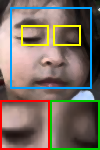
%> input picture report/drowsy2.png, 100 x 150 px
$ octave --eval "result = fourier_highpass(imread('../report/drowsy2.png'));"   (GNU Octave 9; MATLAB toolbox functions it lacks are replaced by stand-ins)
%> lines starting %> are read from the running program, lines starting %| are printed output that depends on the picture

function out = fourier_highpass(img, cutoff)
% FOURIER_HIGHPASS  Extract high-frequency details using FFT.
%   img    : Input grayscale or RGB image.
%   cutoff : High-pass cutoff radius (default 30).
%   out    : High-frequency output image.
%
%   Low frequencies are removed while high frequencies
%   are preserved to highlight edges and fine details.

% Set default cutoff
if nargin < 2 || isempty(cutoff)
    cutoff = 30;
end

% Validate cutoff
if cutoff <= 0
    error('Cutoff must be a positive number.');
end

% Convert input image to double
img = im2double(img);

% Get image dimensions
[M, N, C] = size(img);
%> M = 150; N = 100; C = 3

% Create frequency coordinates
[u, v] = meshgrid(1:N, 1:M);

% Find center of frequency domain
centerU = floor(N/2) + 1;
%> centerU = 51
centerV = floor(M/2) + 1;
%> centerV = 76

% Calculate distance from center
D = sqrt((u - centerU).^2 + (v - centerV).^2);

% Create ideal high-pass mask
H = double(D > cutoff);

% Initialize output
out = zeros(size(img));

% Apply Fourier filtering
for k = 1:C

    % Fourier Transform
    F = fftshift(fft2(img(:,:,k)));

    % Apply high-pass mask
    G = F .* H;

    % Inverse Fourier Transform
    filtered = real(ifft2(ifftshift(G)));

    out(:,:,k) = filtered;

end
%> this loop made 3 passes
%> pass 1, in fourier_highpass, `filtered = real(ifft2(ifftshift(G)));`:
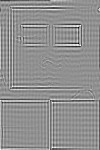
%> filtered: size 150x100 double; min -0.529, max 0.401, mean -8.88e-20; drawn with min black and max white
%> pass 2, in fourier_highpass, `filtered = real(ifft2(ifftshift(G)));`:
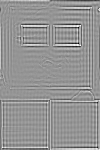
%> filtered: size 150x100 double; min -0.534, max 0.379, mean -2.66e-19; drawn with min black and max white
%> pass 3, in fourier_highpass, `filtered = real(ifft2(ifftshift(G)));`:
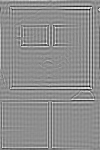
%> filtered: size 150x100 double; min -0.518, max 0.409, mean 7.11e-19; drawn with min black and max white
%> after the loop:
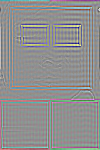
%> out: size 150x100x3 double; mean R, G, B -3.15e-18, -7.4e-21, -2e-19; drawn with min black and max white

% Normalize output for display
for k = 1:C
    out(:,:,k) = mat2gray(out(:,:,k));
end

end
